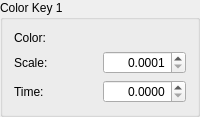
         <widget class="QGroupBox" name="groupBox_11">
          <property name="title">
           <string>Color Key 1</string>
          </property>
          <layout class="QGridLayout" name="gridLayout_19">
           <item row="2" column="1">
            <widget class="QDoubleSpinBox" name="particleColorKey1Time">
             <property name="alignment">
              <set>Qt::AlignRight|Qt::AlignTrailing|Qt::AlignVCenter</set>
             </property>
             <property name="decimals">
              <number>4</number>
             </property>
             <property name="maximum">
              <double>120.000000000000000</double>
             </property>
            </widget>
           </item>
           <item row="0" column="1">
            <widget class="DKColorPickerButton" name="particleColorKey1Color"/>
           </item>
           <item row="2" column="0">
            <widget class="QLabel" name="label_61">
             <property name="text">
              <string>Time:</string>
             </property>
             <property name="buddy">
              <cstring>particleColorKey1Time</cstring>
             </property>
            </widget>
           </item>
           <item row="1" column="1">
            <widget class="QDoubleSpinBox" name="particleColorKey1Scale">
             <property name="alignment">
              <set>Qt::AlignRight|Qt::AlignTrailing|Qt::AlignVCenter</set>
             </property>
             <property name="decimals">
              <number>4</number>
             </property>
             <property name="minimum">
              <double>0.000100000000000</double>
             </property>
             <property name="maximum">
              <double>20.000000000000000</double>
             </property>
            </widget>
           </item>
           <item row="0" column="0">
            <widget class="QLabel" name="label_62">
             <property name="text">
              <string>Color:</string>
             </property>
             <property name="buddy">
              <cstring>particleColorKey1Color</cstring>
             </property>
            </widget>
           </item>
           <item row="1" column="0">
            <widget class="QLabel" name="label_63">
             <property name="text">
              <string>Scale:</string>
             </property>
             <property name="buddy">
              <cstring>particleColorKey1Scale</cstring>
             </property>
            </widget>
           </item>
          </layout>
         </widget>
